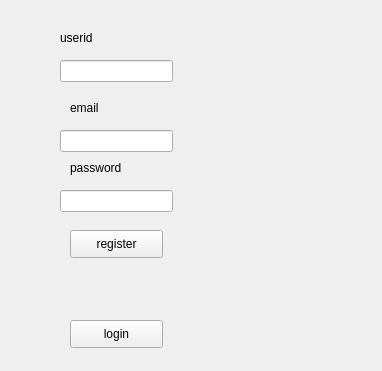
<?xml version="1.0" encoding="UTF-8"?>
<ui version="4.0">
 <class>MainWindow</class>
 <widget class="QMainWindow" name="MainWindow">
  <property name="geometry">
   <rect>
    <x>0</x>
    <y>0</y>
    <width>382</width>
    <height>371</height>
   </rect>
  </property>
  <property name="windowTitle">
   <string>MainWindow</string>
  </property>
  <widget class="QWidget" name="centralwidget">
   <widget class="QLineEdit" name="userid">
    <property name="geometry">
     <rect>
      <x>60</x>
      <y>60</y>
      <width>113</width>
      <height>22</height>
     </rect>
    </property>
   </widget>
   <widget class="QLineEdit" name="email">
    <property name="geometry">
     <rect>
      <x>60</x>
      <y>130</y>
      <width>113</width>
      <height>22</height>
     </rect>
    </property>
   </widget>
   <widget class="QLineEdit" name="pwd">
    <property name="geometry">
     <rect>
      <x>60</x>
      <y>190</y>
      <width>113</width>
      <height>22</height>
     </rect>
    </property>
    <property name="echoMode">
     <enum>QLineEdit::Password</enum>
    </property>
   </widget>
   <widget class="QPushButton" name="regbutton">
    <property name="geometry">
     <rect>
      <x>70</x>
      <y>230</y>
      <width>93</width>
      <height>28</height>
     </rect>
    </property>
    <property name="text">
     <string>register</string>
    </property>
   </widget>
   <widget class="QLabel" name="label">
    <property name="geometry">
     <rect>
      <x>60</x>
      <y>30</y>
      <width>55</width>
      <height>16</height>
     </rect>
    </property>
    <property name="text">
     <string>userid</string>
    </property>
   </widget>
   <widget class="QLabel" name="label_2">
    <property name="geometry">
     <rect>
      <x>70</x>
      <y>100</y>
      <width>55</width>
      <height>16</height>
     </rect>
    </property>
    <property name="text">
     <string>email</string>
    </property>
   </widget>
   <widget class="QLabel" name="label_3">
    <property name="geometry">
     <rect>
      <x>70</x>
      <y>160</y>
      <width>55</width>
      <height>16</height>
     </rect>
    </property>
    <property name="text">
     <string>password</string>
    </property>
   </widget>
   <widget class="QLabel" name="errorbar">
    <property name="geometry">
     <rect>
      <x>40</x>
      <y>280</y>
      <width>181</width>
      <height>21</height>
     </rect>
    </property>
    <property name="text">
     <string/>
    </property>
   </widget>
   <widget class="QPushButton" name="logbutton">
    <property name="geometry">
     <rect>
      <x>70</x>
      <y>320</y>
      <width>93</width>
      <height>28</height>
     </rect>
    </property>
    <property name="text">
     <string>login</string>
    </property>
   </widget>
  </widget>
 </widget>
 <resources/>
 <connections/>
</ui>
